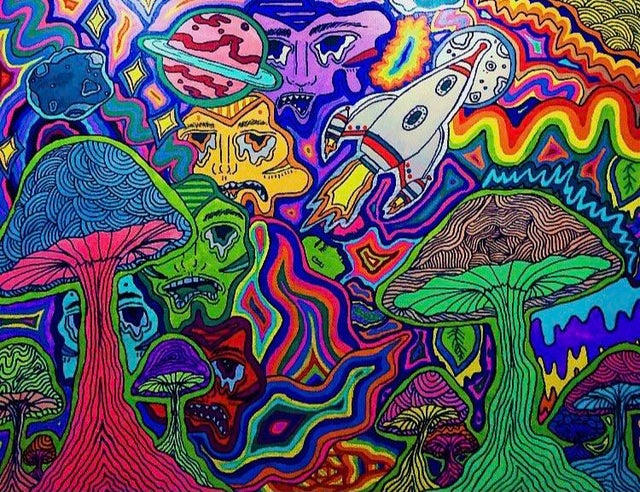
#> input picture art.jpg, 640 x 492 px; its folder holds only this picture in this run
$ python -i features.py   (imports and definitions only)
#> lines starting #> are read from the running program, lines starting #| are printed output that depends on the picture
from numpy import ravel, array
import math
from .minkowski import dilate, erode
from .cluster import k_means_quantize, dbscan_seg
from .modify_bounds import pad

# [114 lines left out: functions get_perimeter, get_area_bbox_com, get_centroid, cent_moment, get_cms_orient, cut_clusters and 1 more, not called in this run]

def get_feats(img):
    # all the feature extraction and processing for that, takes a grayscale array image
    # get rid of annoying line artifacts on the edges
    crop_img = copy.deepcopy([x[3:-3] for x in img[3:-3]])
    # binarize image
    seg = k_means_quantize(crop_img, 2)
    dilate_erode_weights = [[1, 1, 1], [1, 1, 1], [1, 1, 1]]
    # clean it up a bit
    eroded = erode(seg, weights=dilate_erode_weights)
    clean = dilate(eroded, weights=dilate_erode_weights)

    # make the largest cluster, probably the background, white so dbscan_seg will ignore it
    clean = make_bgnd_white_arrayify(clean)

    # get object clusters (pixel locations) from image
    clusters = dbscan_seg(clean, radius = 7, min_obj=30)

    if len(clusters.keys()) == 0:
        return None

    # somewhat subjectively cut off small and large clusters
    to_pop = []
    for cluster_k in clusters.keys():
        num_points = len(clusters[cluster_k])
        if num_points < 200 or num_points > 300000:
            to_pop.append(cluster_k)

    # print("to pop", *zip(clusters.keys(), [len(clusters[key]) for key in to_pop]))
    for key in to_pop:
        clusters.pop(key)

    # get the background cluster out of there
    if len(clusters.keys()) > 1:
        avg_intensities = []
        keys = []
        for cluster_k in clusters.keys():
            num_points = len(clusters[cluster_k])
            sum_intensity = 0
            for i in range(num_points):
                j = clusters[cluster_k][i][0]
                k = clusters[cluster_k][i][1]
                sum_intensity += clean[j][k]
            avg_intensities.append(sum_intensity / num_points)
            keys.append((cluster_k))

        max_index = avg_intensities.index(max(avg_intensities))
        clusters.pop(keys[max_index])
    else:
        print("single cluster for image, may be background")

    # start retrieving features
    areas, bboxs, coms = get_area_bbox_com(clusters)
    height = len(img)
    width = len(img[0])

    # get square patches from segmented image
    patches = cut_clusters(clean, bboxs)
    perimeters = []
    centroids = []
    cms_11 = []
    cms_20 = []
    cms_02 = []
    orientations = []
    for i, patch in enumerate(patches):
        # pad image so dilation to get perimeter works
        padded = pad(patch, 3)
        perimeters.append(get_perimeter(padded))

        # get centroid and center of mass
        centroid = get_centroid(patch)
        centroids.append([centroid[0] / len(patch), centroid[1] / len(patch[0])])

        coms[i] = [coms[i][0] / height, coms[i][1] / width]

        # 1st and 2nd central moments and orientation
        cm_11, cm_02, cm_20, theta = get_cms_orient(patch, coms[i])
        cms_11.append(cm_11)
        cms_20.append(cm_20)
        cms_02.append(cm_02)
        orientations.append(theta)

    return (areas, bboxs, coms, perimeters, centroids, cms_11,
    cms_20, cms_02, orientations)

>>> import cv2
>>> picture = cv2.imread('../art.jpg', cv2.IMREAD_GRAYSCALE)
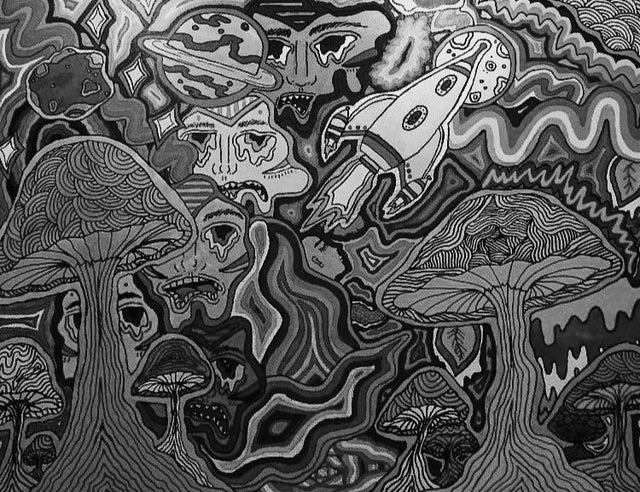
#> picture: shape (492, 640); min 0, max 255, mean 87.4
#> (the run stopped early here; a loop or call above may not have finished)
